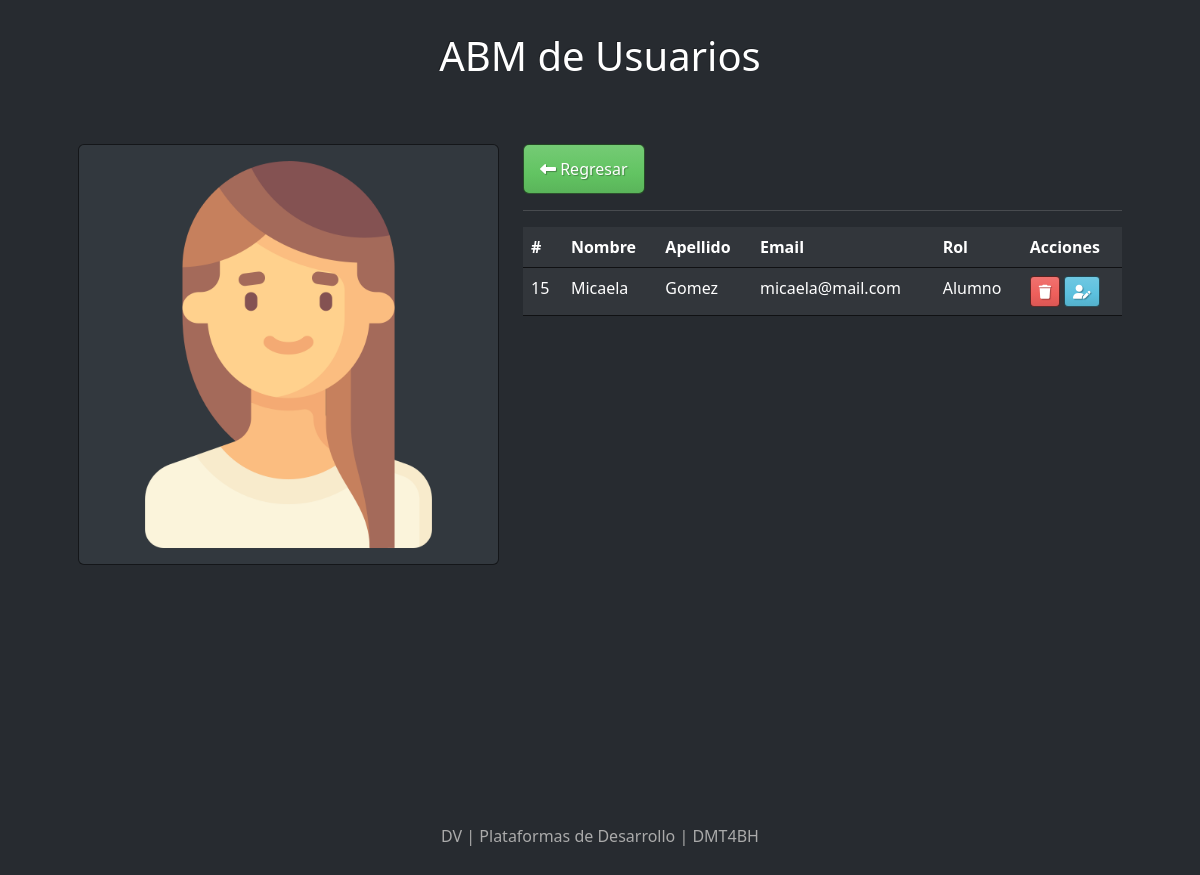
/detalle.php?id_usuario=15, run on the app's committed database.
### tables this page shows
CREATE TABLE `usuarios` (
  `id_usuario` int(11) NOT NULL,
  `nombre` varchar(64) NOT NULL,
  `foto_url` varchar(512) DEFAULT NULL,
  `apellido` varchar(64) NOT NULL,
  `email` varchar(128) NOT NULL,
  `clave` varchar(64) NOT NULL,
  `id_rol` int(11) NOT NULL
);

CREATE TABLE `roles` (
  `id_rol` int(11) NOT NULL,
  `descripcion` varchar(64) NOT NULL
);

### detalle.php (the view, shortened to what this page needs)
<?php
    require_once('acciones/conexion.php');
    if( isset( $_GET['id_usuario'] )  ){
        $id_usuario = $_GET['id_usuario'] ;
        $sql = "SELECT id_usuario, nombre, apellido, email, foto_url,
                        usuarios.id_rol, descripcion AS rol
                FROM usuarios
                INNER JOIN roles ON roles.id_rol = usuarios.id_rol
                WHERE id_usuario = $id_usuario";
        $resultado = mysqli_query($conexion, $sql);
        $arrayUsuario =  mysqli_fetch_assoc($resultado  );
        $nombre = $arrayUsuario['nombre'];
        $apellido = $arrayUsuario['apellido'];
        $email = $arrayUsuario['email'];
        $foto_url = $arrayUsuario['foto_url'];
        $rol = $arrayUsuario['rol'];
    }
?>
<!DOCTYPE html>
<html lang="es">
<head>
    <link rel="stylesheet" href="css/bootstrap.min.css">
    <link rel="stylesheet" href="https://cdnjs.cloudflare.com/ajax/libs/font-awesome/6.4.0/css/all.min.css" />
    <link rel="stylesheet" href="css/style.css">
</head>
<body>
    <header>
        <h1 class="text-white">ABM de Usuarios</h1>
    </header>
    <main class="container">
        <div class="row m-4">
            <div class="col-md-5">
                <div class="card p-3">
                    <img src="<?php echo $foto_url; ?>" alt="<?php echo $nombre; ?>">
                </div>
            </div>
            <div class="col-md-7">
                <a href="index.php" class="btn btn-success"> <i class="fa-solid fa-left-long"></i> Regresar</a>
                <hr>
                <table class="table">
                    <thead>
                        <tr>
                            <th>#</th>
                            <th>Nombre</th>
                            <th>Apellido</th>
                            <th>Email</th>
                            <th>Rol</th>
                            <th>Acciones</th>
                        </tr>
                    </thead>
                    <tbody>
                        <tr>
                            <td><?php echo $id_usuario; ?></td>
                            <td><?php echo $nombre; ?></td>
                            <td><?php echo $apellido; ?></td>
                            <td><?php echo $email; ?></td>
                            <td><?php echo $rol; ?></td>
                            <td>
                                <a href='acciones/usuarioBaja.php?id_usuario=<?php echo $id_usuario; ?>' class='btn btn-danger btn-sm'> <i class='fa-solid fa-trash'></i> </a>
                                <a href='editar.php?id_usuario=<?php echo $id_usuario; ?>' class='btn btn-info btn-sm'> <i class='fa-solid fa-user-pen'></i> </a>
                            </td>
                        </tr>
                    </tbody>
                </table>
            </div>
        </div>
    </main>
    <footer>
        <p> DV | Plataformas de Desarrollo | DMT4BH</p>
    </footer>
</body>
</html>

### css/style.css (style rules this page uses)
header, footer { height: 15vh; display: flex; justify-content: center; align-items: center; }
main { min-height: 80vh; }

### data on the page
usuarios: foto_url (picture), nombre "Micaela", apellido "Gomez", email "micaela@mail.com", id_rol.descripcion "Alumno"

### other printed values
$id_usuario "15"
